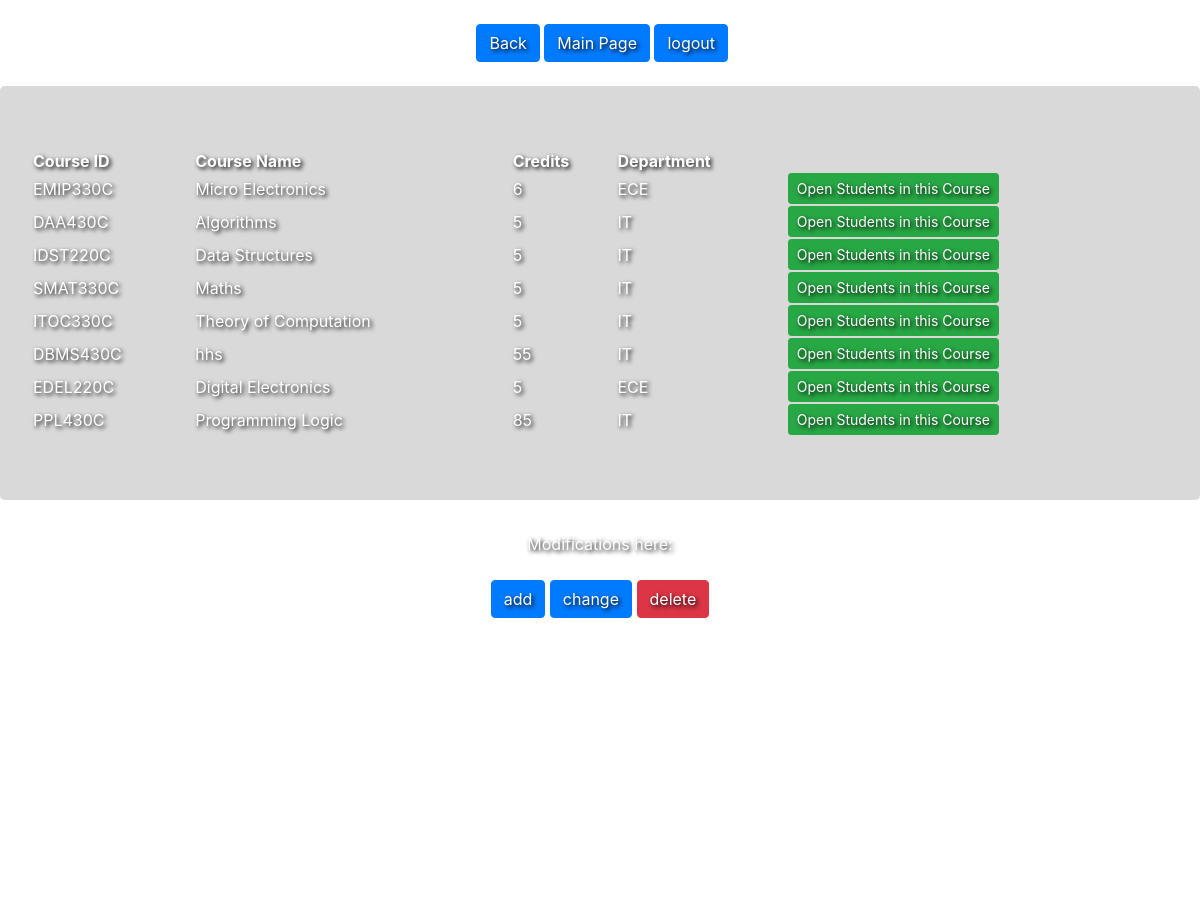
The page /showAllCourses (signed in) on the database as committed earlier.
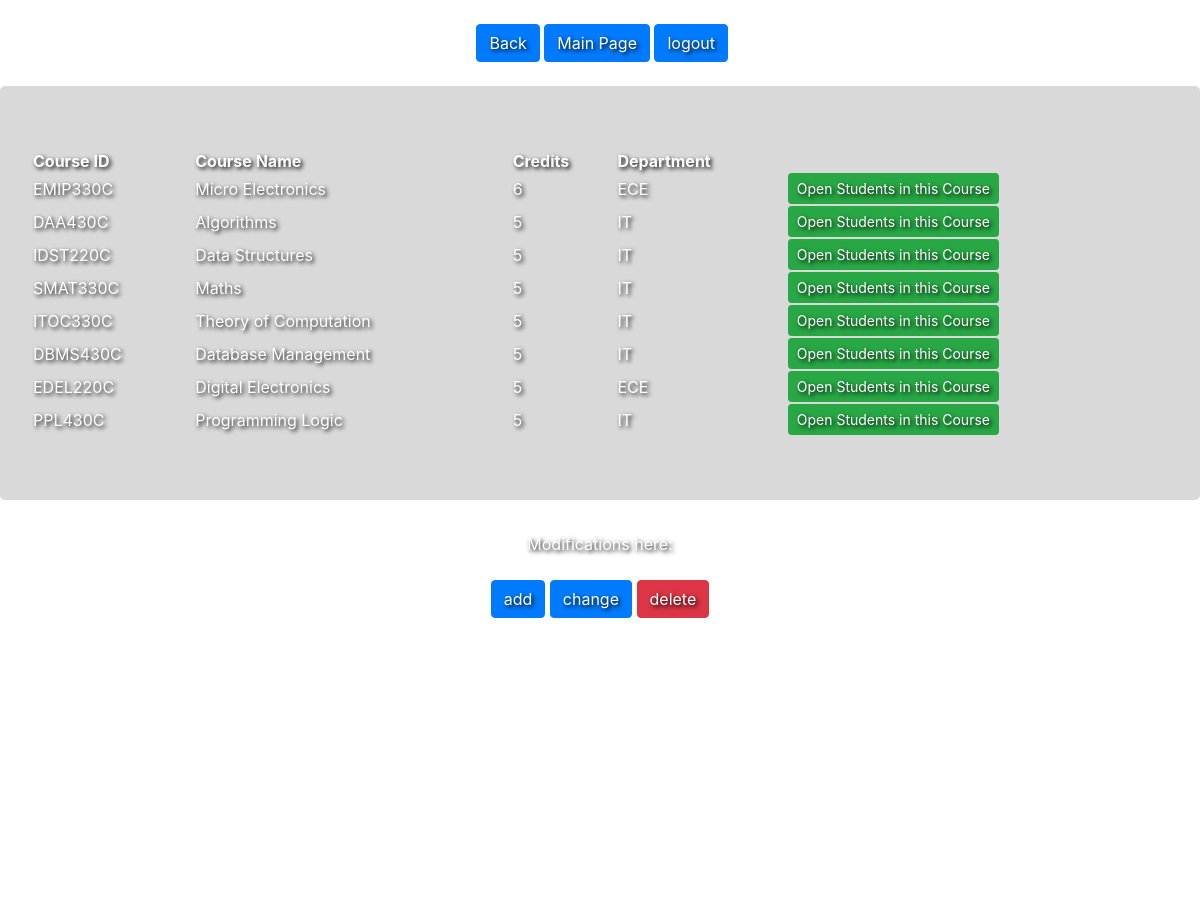
The same page on the database as committed later.
### models.py (models this page shows, shortened)
class Course(Base):
    __tablename__ = 'Courses'
    courseID = db.Column(db.String(50), primary_key=True)
    courseName = db.Column(db.String(50))
    credits = db.Column(db.Integer())
    department = db.Column(db.String(50))

### app.py (the view)
@app.route('/showAllCourses',methods=['POST','GET'])
def showAllCourses():
    if request.method == 'GET' and session['inputName']:
        cours = Course.query.all()
        return render_template('course.html', cours=cours)

### templates/course.html (shortened to what this page needs)
 <link href="http://getbootstrap.com/dist/css/bootstrap.min.css" rel="stylesheet">
    <link href="http://getbootstrap.com/examples/jumbotron-narrow/jumbotron-narrow.css" rel="stylesheet">
    <link href="../static/cloud.css" rel="stylesheet">
    <link href="../static/signup.css" rel="stylesheet">
      <div id="clouds">
            <div class="cloud x1"></div>
            <div class="cloud x1_5"></div>
            <div class="cloud x2"></div>
            <div class="cloud x3"></div>
            <div class="cloud x4"></div>
            <div class="cloud x5"></div>
        </div>
    <center> &nbsp;<a style="text-shadow: 2px 2px 4px #000000;" class="btn btn-primary" href="{{ url_for('showDepartments') }}" role="button">Back</a>
      <a style="text-shadow: 2px 2px 4px #000000;" class="btn btn-primary" href="{{ url_for('main') }}" role="button">Main Page</a>
        <a style="text-shadow: 2px 2px 4px #000000;" class="btn btn-primary" href="{{ url_for('logout') }}" role="button" > logout</a></center>
  <div class="jumbotron" style="background-color: rgba(128,128,128,0.3)" >
       <table style = "width: 100%">
     <tr>
    <th style=" color: white; text-shadow: 2px 2px 4px #000000;">Course ID</th>
    <th style=" color: white; text-shadow: 2px 2px 4px #000000;">Course Name</th>
    <th style=" color: white; text-shadow: 2px 2px 4px #000000;">Credits</th>
    <th style=" color: white; text-shadow: 2px 2px 4px #000000;">Department</th>
  </tr>
  {% for item in cours %}
  <tr>
        <td style=" color: white; text-shadow: 2px 2px 4px #000000;">{{ item['courseID'] }}</td>
        <td style=" color: white; text-shadow: 2px 2px 4px #000000;">{{ item['courseName'] }}</td>
        <td style=" color: white; text-shadow: 2px 2px 4px #000000;">{{ item['credits'] }} </td>
        <td style=" color: white; text-shadow: 2px 2px 4px #000000;">{{ item['department'] }} </td>
        <td style=" color: white; text-shadow: 2px 2px 4px #000000;"><a class="btn btn-success btn-sm" href="{{ url_for('showStudentCourses', courseID = item['courseID'] ) }}">Open Students in this Course</a></td>
    </tr>
{% endfor %}
</table>
</div>
<h style=" color: white; text-shadow: 2px 2px 4px #000000;"><center>Modifications here:</center></h>
<center><div class="btn-group">
    <a href="{{ url_for('editCourses') }}"><input type="submit" href="../templates/department1.html" value="add" style="text-shadow: 2px 2px 4px #000000;" class="btn btn-primary"></a>
      <a href="{{ url_for('changeCourses') }}"><input type="submit" href="../templates/course1.html" value="change" style="text-shadow: 2px 2px 4px #000000;" class="btn btn-primary"></a>
     <a href="{{ url_for('deleteCourses') }}"><input type="submit" href="../templates/course1.html" value="delete" style="text-shadow: 2px 2px 4px #000000;" class="btn btn-danger"></a>
</div></center>

Rows that differ between the two databases and show on the page:
changed Course "DBMS430C": courseName "hhs" → "Database Management"; credits "55" → "5"
changed Course "PPL430C": credits "85" → "5"
